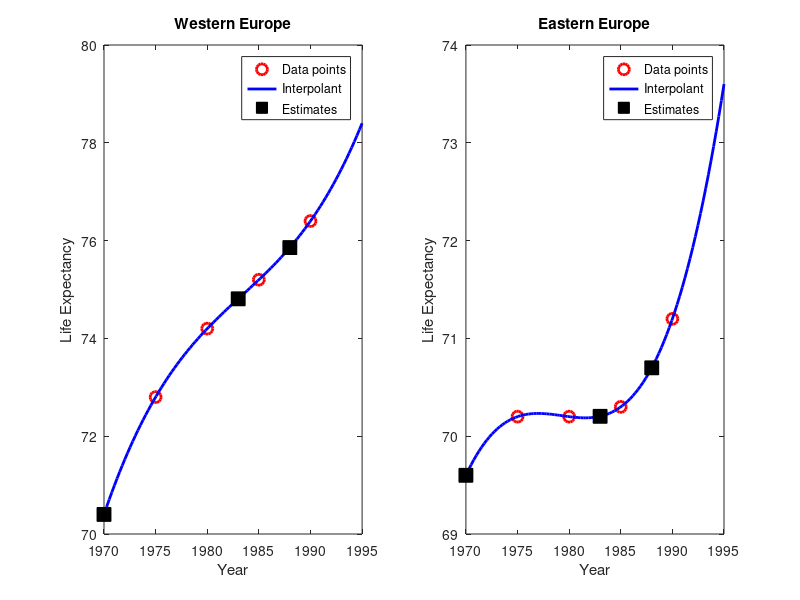

Here is the MATLAB script that generated this plot:
% Define the years and life expectancy data
years = [1975, 1980, 1985, 1990];

% Western Europe data
LE_west = [72.8, 74.2, 75.2, 76.4];
% Eastern Europe data
LE_east = [70.2, 70.2, 70.3, 71.2];

% Points where we want to estimate life expectancy
years_est = [1970, 1983, 1988];

% Interpolation for Western Europe
coeff_west = polyfit(years, LE_west, 3);
LE_west_est = polyval(coeff_west, years_est);

% Interpolation for Eastern Europe
coeff_east = polyfit(years, LE_east, 3);
LE_east_est = polyval(coeff_east, years_est);

% Plot the results for Western Europe
figure;
subplot(1,2,1);
plot(years, LE_west, 'ro', 'MarkerSize', 8, 'LineWidth', 2);
hold on;
xx_west = linspace(min(years)-5, max(years)+5, 100);
yy_west = polyval(coeff_west, xx_west);
plot(xx_west, yy_west, 'b-', 'LineWidth', 2);
plot(years_est, LE_west_est, 'ks', 'MarkerSize', 10, 'MarkerFaceColor', 'k');
xlabel('Year');
ylabel('Life Expectancy');
title('Western Europe');
legend('Data points', 'Interpolant', 'Estimates');
hold off;

% Plot the results for Eastern Europe
subplot(1,2,2);
plot(years, LE_east, 'ro', 'MarkerSize', 8, 'LineWidth', 2);
hold on;
xx_east = linspace(min(years)-5, max(years)+5, 100);
yy_east = polyval(coeff_east, xx_east);
plot(xx_east, yy_east, 'b-', 'LineWidth', 2);
plot(years_est, LE_east_est, 'ks', 'MarkerSize', 10, 'MarkerFaceColor', 'k');
xlabel('Year');
ylabel('Life Expectancy');
title('Eastern Europe');
legend('Data points', 'Interpolant', 'Estimates');
hold off;

fprintf('Western Europe estimates:\n');
fprintf('Year 1970: %.2f (Actual: 71.8)\n', LE_west_est(1));
fprintf('Year 1983: %.2f\n', LE_west_est(2));
fprintf('Year 1988: %.2f\n', LE_west_est(3));

fprintf('\nEastern Europe estimates:\n');
fprintf('Year 1970: %.2f (Actual: 69.6)\n', LE_east_est(1));
fprintf('Year 1983: %.2f\n', LE_east_est(2));
fprintf('Year 1988: %.2f\n', LE_east_est(3));
